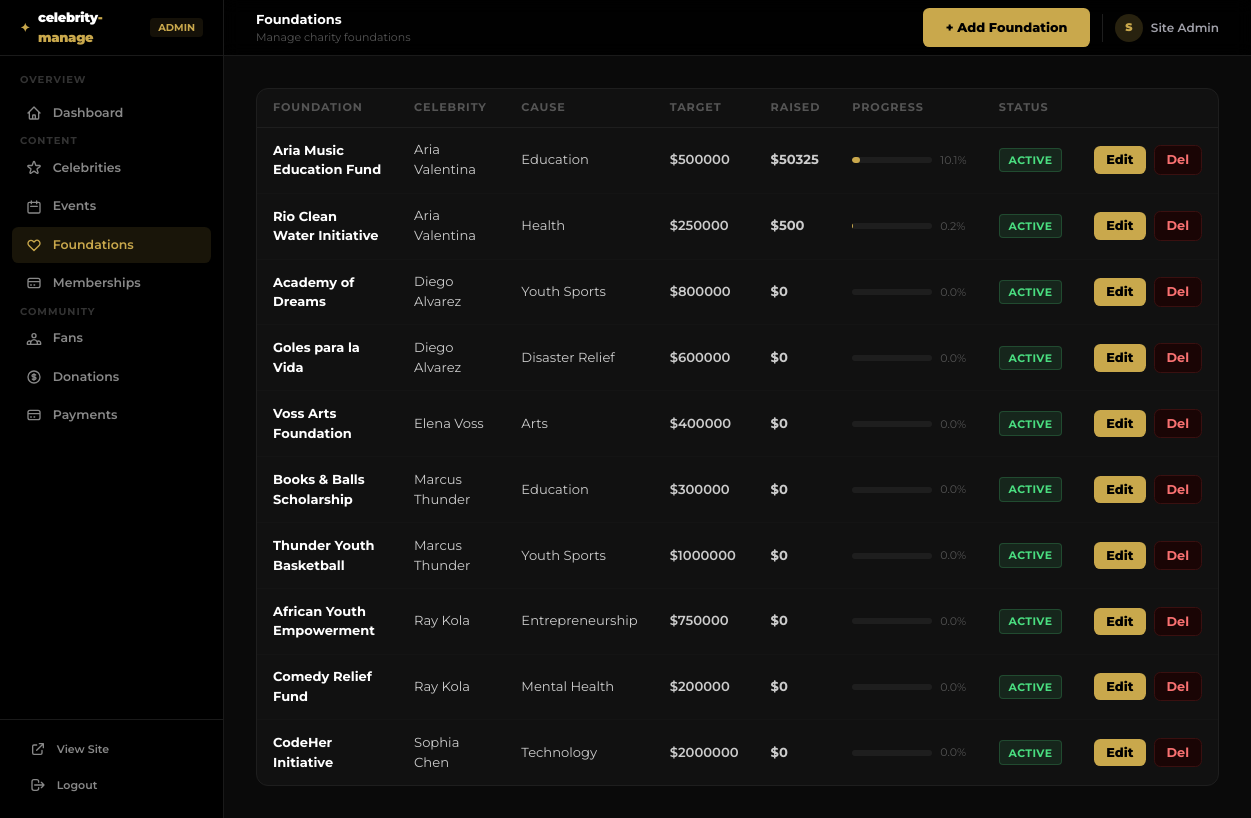
/manage/foundations/ (signed in), run on the app's committed database.
### users/models.py (models this page shows, shortened)
class User(AbstractBaseUser, PermissionsMixin):
    email = models.EmailField(unique=True)
    name = models.CharField(max_length=150)
    country = models.CharField(max_length=100)
    avatar = models.ImageField(upload_to="avatars/", blank=True, null=True)
    is_active = models.BooleanField(default=True)
    is_staff = models.BooleanField(default=False)
    date_joined = models.DateTimeField(auto_now_add=True)
    USERNAME_FIELD = "email"
    REQUIRED_FIELDS = ["name", "country"]
    objects = UserManager()
    class Meta:
        db_table = "users"
        verbose_name = "Fan"
        verbose_name_plural = "Fans"

### donations/models.py (models this page shows, shortened)
class Foundation(models.Model):
    celebrity = models.ForeignKey(Celebrity, on_delete=models.CASCADE, related_name="foundations")
    name = models.CharField(max_length=200)
    description = models.TextField()
    target_amount = models.DecimalField(max_digits=12, decimal_places=2)
    amount_raised = models.DecimalField(max_digits=12, decimal_places=2, default=0)
    cover_image = models.ImageField(upload_to="foundations/", blank=True, null=True)
    cause_type = models.CharField(max_length=100, blank=True, help_text="E.g. Education, Health, Disaster Relief")
    is_active = models.BooleanField(default=True)
    created_at = models.DateTimeField(auto_now_add=True)
    class Meta:
        ordering = ["-created_at"]
    @property
    def progress_pct(self):
        if self.target_amount == 0:
            return 0
        return round((float(self.amount_raised) / float(self.target_amount)) * 100, 1)

### celebs/models.py (models this page shows, shortened)
class Celebrity(models.Model):
    CATEGORY_CHOICES = [
        ("music", "Music"),
        ("sports", "Sports"),
        ("acting", "Acting"),
        ("comedy", "Comedy"),
        ("politics", "Politics"),
        ("business", "Business"),
        ("other", "Other"),
    ]
    name = models.CharField(max_length=150)
    slug = models.SlugField(unique=True)
    tagline = models.CharField(max_length=255, blank=True)
    bio = models.TextField()
    category = models.CharField(max_length=50, choices=CATEGORY_CHOICES, default="other")
    photo = models.ImageField(upload_to="celebs/photos/", blank=True, null=True)
    cover_image = models.ImageField(upload_to="celebs/covers/", blank=True, null=True)
    nationality = models.CharField(max_length=100, blank=True)
    instagram = models.URLField(blank=True)
    twitter = models.URLField(blank=True)
    youtube = models.URLField(blank=True)
    is_featured = models.BooleanField(default=False)
    is_active = models.BooleanField(default=True)
    created_at = models.DateTimeField(auto_now_add=True)
    class Meta:
        verbose_name_plural = "Celebrities"
        ordering = ["-is_featured", "name"]

### celebrity_platform/panel_views.py (the view)
# urls.py: path("foundations/",                  panel_foundations,        name="panel_foundations"),
@staff_member_required(login_url="/auth/login/")
def panel_foundations(request):
    foundations = Foundation.objects.select_related("celebrity").order_by("celebrity__name", "name")
    return render(request, "panel/foundations.html", {"foundations": foundations})

### templates/panel/foundations.html (shortened to what this page needs)
{% extends "panel/base.html" %}
{% block nav_foundations %}active{% endblock %}
{% block page_title %}Foundations{% endblock %}
{% block page_subtitle %}Manage charity foundations{% endblock %}
{% block header_actions %}
  <a href="{% url 'panel_foundation_add' %}" class="btn-gold">+ Add Foundation</a>
{% endblock %}
{% block content %}
<div class="card overflow-hidden">
  {% if foundations %}
  <table class="tbl">
    <thead>
      <tr>
        <th>Foundation</th>
        <th>Celebrity</th>
        <th>Cause</th>
        <th>Target</th>
        <th>Raised</th>
        <th>Progress</th>
        <th>Status</th>
        <th></th>
      </tr>
    </thead>
    <tbody>
      {% for f in foundations %}
      <tr>
        <td>
          <p class="font-bold text-white text-[13px]">{{ f.name }}</p>
        </td>
        <td class="text-[12px]">{{ f.celebrity.name }}</td>
        <td class="text-[12px] text-[#888]">{{ f.cause_type|default:"—" }}</td>
        <td class="text-[12px] font-semibold">${{ f.target_amount|floatformat:0 }}</td>
        <td class="text-[12px] font-bold text-[#C9A84C]">${{ f.amount_raised|floatformat:0 }}</td>
        <td>
          <div class="flex items-center gap-2">
            <div class="w-20 h-1.5 bg-[#1e1e1e] rounded-full overflow-hidden">
              <div class="h-full bg-[#C9A84C] rounded-full" style="width:{{ f.progress_pct }}%"></div>
            </div>
            <span class="text-[11px] text-[#555]">{{ f.progress_pct }}%</span>
          </div>
        </td>
        <td>
          {% if f.is_active %}<span class="badge badge-green">Active</span>
          {% else %}<span class="badge badge-red">Inactive</span>{% endif %}
        </td>
        <td>
          <div class="flex items-center gap-2 justify-end">
            <a href="{% url 'panel_foundation_edit' f.pk %}" class="btn-gold py-1 px-3">Edit</a>
            <a href="{% url 'panel_foundation_delete' f.pk %}" class="btn-danger py-1 px-3">Del</a>
          </div>
        </td>
      </tr>
      {% endfor %}
    </tbody>
  </table>
  {% else %}
  <div class="py-20 text-center">
    <p class="text-4xl mb-3">❤️</p>
    <p class="text-[13px] text-[#555] mb-4">No foundations yet.</p>
    <a href="{% url 'panel_foundation_add' %}" class="btn-gold">+ Add Foundation</a>
  </div>
  {% endif %}
</div>
{% endblock %}

### templates/panel/base.html (shortened to what this page needs)
{% load static %}
<!DOCTYPE html>
<html lang="en">
<head>
  <script src="https://cdn.tailwindcss.com"></script>
</head>
<body class="font-sans text-white min-h-screen antialiased flex">
  <aside id="sidebar" class="fixed top-0 left-0 h-screen w-56 bg-black border-r border-[#1a1a1a] flex flex-col z-40 transition-transform duration-200">
    <div class="h-14 flex items-center px-5 border-b border-[#1a1a1a] shrink-0">
      <a href="{% url 'panel_dashboard' %}" class="flex items-center gap-2">
        <span class="text-[#C9A84C] font-black text-xs">✦</span>
        <span class="font-black text-[13px] tracking-tight">celebrity<span class="text-[#C9A84C]">-manage</span></span>
      </a>
      <span class="ml-auto text-[10px] font-bold text-[#C9A84C] bg-[#C9A84C]/10 px-2 py-0.5 rounded">ADMIN</span>
    </div>
    <nav class="flex-1 overflow-y-auto px-3 py-4 space-y-0.5">
      <p class="text-[10px] font-bold text-[#333] uppercase tracking-widest px-2 mb-2">Overview</p>
      <a href="{% url 'panel_dashboard' %}" class="nav-link {% block nav_dashboard %}{% endblock %}">
        <svg class="nav-icon" fill="none" stroke="currentColor" viewBox="0 0 24 24"><path stroke-linecap="round" stroke-linejoin="round" stroke-width="2" d="M3 12l2-2m0 0l7-7 7 7M5 10v10a1 1 0 001 1h3m10-11l2 2m-2-2v10a1 1 0 01-1 1h-3m-6 0a1 1 0 001-1v-4a1 1 0 011-1h2a1 1 0 011 1v4a1 1 0 001 1m-6 0h6"/></svg>
        Dashboard
      </a>
      <p class="text-[10px] font-bold text-[#333] uppercase tracking-widest px-2 mt-4 mb-2">Content</p>
      <a href="{% url 'panel_celebrities' %}" class="nav-link {% block nav_celebrities %}{% endblock %}">
        Celebrities
      </a>
      <a href="{% url 'panel_events' %}" class="nav-link {% block nav_events %}{% endblock %}">
        <svg class="nav-icon" fill="none" stroke="currentColor" viewBox="0 0 24 24"><path stroke-linecap="round" stroke-linejoin="round" stroke-width="2" d="M8 7V3m8 4V3m-9 8h10M5 21h14a2 2 0 002-2V7a2 2 0 00-2-2H5a2 2 0 00-2 2v12a2 2 0 002 2z"/></svg>
        Events
      </a>
      <a href="{% url 'panel_foundations' %}" class="nav-link {% block nav_foundations %}{% endblock %}">
        <svg class="nav-icon" fill="none" stroke="currentColor" viewBox="0 0 24 24"><path stroke-linecap="round" stroke-linejoin="round" stroke-width="2" d="M4.318 6.318a4.5 4.5 0 000 6.364L12 20.364l7.682-7.682a4.5 4.5 0 00-6.364-6.364L12 7.636l-1.318-1.318a4.5 4.5 0 00-6.364 0z"/></svg>
        Foundations
      </a>
      <a href="{% url 'panel_tiers' %}" class="nav-link {% block nav_tiers %}{% endblock %}">
        <svg class="nav-icon" fill="none" stroke="currentColor" viewBox="0 0 24 24"><path stroke-linecap="round" stroke-linejoin="round" stroke-width="2" d="M3 10h18M7 15h1m4 0h1m-7 4h12a3 3 0 003-3V8a3 3 0 00-3-3H6a3 3 0 00-3 3v8a3 3 0 003 3z"/></svg>
        Memberships
      </a>
      <p class="text-[10px] font-bold text-[#333] uppercase tracking-widest px-2 mt-4 mb-2">Community</p>
      <a href="{% url 'panel_fans' %}" class="nav-link {% block nav_fans %}{% endblock %}">
        Fans
      </a>
      <a href="{% url 'panel_donations' %}" class="nav-link {% block nav_donations %}{% endblock %}">
        Donations
      </a>
      <a href="{% url 'panel_payments' %}" class="nav-link {% block nav_payments %}{% endblock %}">
        <svg class="nav-icon" fill="none" stroke="currentColor" viewBox="0 0 24 24"><path stroke-linecap="round" stroke-linejoin="round" stroke-width="2" d="M3 10h18M7 15h1m4 0h1m-7 4h12a3 3 0 003-3V8a3 3 0 00-3-3H6a3 3 0 00-3 3v8a3 3 0 003 3z"/></svg>
        Payments
      </a>
    </nav>
    <div class="px-4 pb-4 border-t border-[#1a1a1a] pt-3 shrink-0">
      <a href="{% url 'home' %}" class="nav-link text-[11px]">
        <svg class="nav-icon" fill="none" stroke="currentColor" viewBox="0 0 24 24"><path stroke-linecap="round" stroke-linejoin="round" stroke-width="2" d="M10 6H6a2 2 0 00-2 2v10a2 2 0 002 2h10a2 2 0 002-2v-4M14 4h6m0 0v6m0-6L10 14"/></svg>
        View Site
      </a>
      <a href="{% url 'logout' %}" class="nav-link text-[11px] mt-0.5">
        <svg class="nav-icon" fill="none" stroke="currentColor" viewBox="0 0 24 24"><path stroke-linecap="round" stroke-linejoin="round" stroke-width="2" d="M17 16l4-4m0 0l-4-4m4 4H7m6 4v1a3 3 0 01-3 3H6a3 3 0 01-3-3V7a3 3 0 013-3h4a3 3 0 013 3v1"/></svg>
        Logout
      </a>
    </div>
  </aside>
  <div class="ml-56 flex-1 min-h-screen flex flex-col">
    <header class="h-14 bg-black/90 border-b border-[#1a1a1a] flex items-center justify-between px-8 sticky top-0 z-30 backdrop-blur">
      <div>
        <p class="text-[13px] font-bold text-white">{% block page_title %}Panel{% endblock %}</p>
        <p class="text-[11px] text-[#555]">{% block page_subtitle %}celebrity-manage admin{% endblock %}</p>
      </div>
      <div class="flex items-center gap-3">
        {% block header_actions %}{% endblock %}
        <div class="flex items-center gap-2 pl-3 border-l border-[#1e1e1e]">
          <div class="w-7 h-7 rounded-full bg-[#C9A84C]/20 flex items-center justify-center text-[11px] font-black text-[#C9A84C]">{{ user.name|first|upper }}</div>
          <span class="text-[12px] font-semibold text-zinc-400 max-w-[100px] truncate">{{ user.name }}</span>
        </div>
      </div>
    </header>
    <main class="flex-1 p-8">
      {% block content %}{% endblock %}
    </main>
  </div>
</body>
</html>

### data on the page
User: name|first "S", name "Site Admin"
Foundation: name "Aria Music Education Fund", celebrity.name "Aria Valentina", cause_type "Education", target_amount "500000", amount_raised "50325", progress_pct "10.1", is_active "ACTIVE"
Foundation: name "Rio Clean Water Initiative", celebrity.name "Aria Valentina", cause_type "Health", target_amount "250000", amount_raised "500", progress_pct "0.2", is_active "ACTIVE"
Foundation: name "Academy of Dreams", celebrity.name "Diego Alvarez", cause_type "Youth Sports", target_amount "800000", amount_raised "0", progress_pct "0.0", is_active "ACTIVE"
Foundation: name "Goles para la Vida", celebrity.name "Diego Alvarez", cause_type "Disaster Relief", target_amount "600000", amount_raised "0", progress_pct "0.0", is_active "ACTIVE"
Foundation: name "Voss Arts Foundation", celebrity.name "Elena Voss", cause_type "Arts", target_amount "400000", amount_raised "0", progress_pct "0.0", is_active "ACTIVE"
Foundation: name "Books & Balls Scholarship", celebrity.name "Marcus Thunder", cause_type "Education", target_amount "300000", amount_raised "0", progress_pct "0.0", is_active "ACTIVE"
Foundation: name "Thunder Youth Basketball", celebrity.name "Marcus Thunder", cause_type "Youth Sports", target_amount "1000000", amount_raised "0", progress_pct "0.0", is_active "ACTIVE"
Foundation: name "African Youth Empowerment", celebrity.name "Ray Kola", cause_type "Entrepreneurship", target_amount "750000", amount_raised "0", progress_pct "0.0", is_active "ACTIVE"
Foundation: name "Comedy Relief Fund", celebrity.name "Ray Kola", cause_type "Mental Health", target_amount "200000", amount_raised "0", progress_pct "0.0", is_active "ACTIVE"
Foundation: name "CodeHer Initiative", celebrity.name "Sophia Chen", cause_type "Technology", target_amount "2000000", amount_raised "0", progress_pct "0.0", is_active "ACTIVE"
